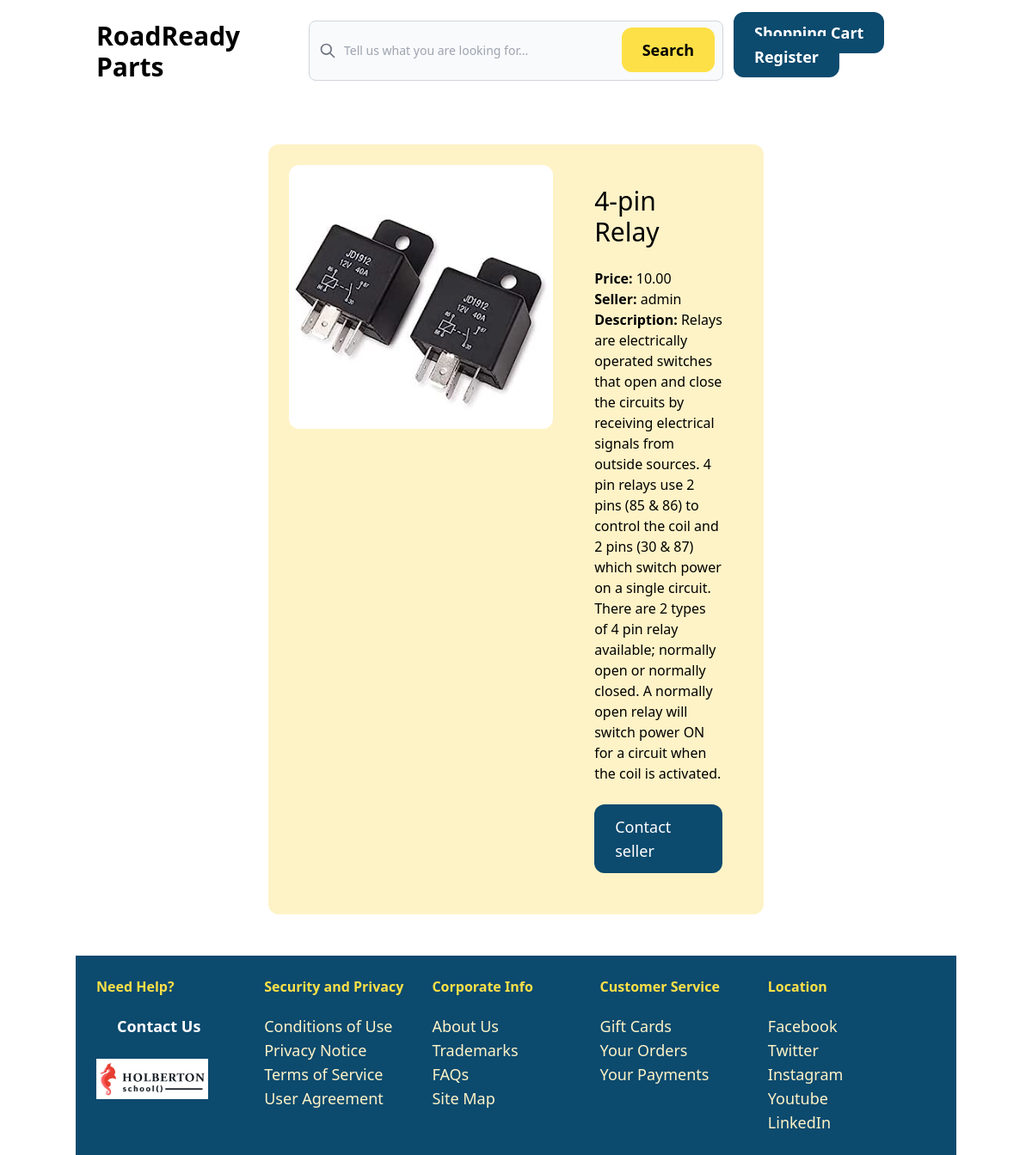
The page /items/7/ on the database its author committed.
### item/models.py (models this page shows, shortened)
class Item(models.Model):
    category = models.ForeignKey(Category, related_name='items', on_delete=models.CASCADE)
    name = models.CharField(max_length=255)
    description = models.TextField(blank=True)
    price = models.DecimalField(max_digits=6, decimal_places=2)
    image = models.ImageField(upload_to='items', blank=True, null=True)
    is_sold = models.BooleanField(default=False)
    created_by = models.ForeignKey('auth.User', related_name='items', on_delete=models.CASCADE)
    created_at = models.DateTimeField(auto_now_add=True)

### item/views.py (the view)
# urls.py: path('<int:pk>/', views.detail, name='detail'),
def detail(request, pk):
    item = get_object_or_404(Item, pk=pk)
    related_items = Item.objects.filter(category=item.category, is_sold=False).exclude(pk=pk)[0:3]
    return render(request, 'item/detail.html', {
        'item': item,
        'related_items': related_items
    })

### item/templates/item/detail.html (shortened to what this page needs)
{% extends 'core/base.html' %}
{% block content %}
    <div class="grid grid-cols-5 gap-6 w-1/2 my-6 mx-auto p-6 bg-amber-100 rounded-xl">
        <div class="col-span-3">
            <img src="{{ item.image.url }}" class="rounded-xl">
        </div>
        <div class="col-span-2 p-6 rounded-xl">
            <h1 class="mb-6 text-3xl">{{ item.name }}</h1>
            <p><strong>Price: </strong>{{ item.price }}</p>
            <p><strong>Seller: </strong>{{ item.created_by }}</p>
            {% if item.description %}
                <p><strong>Description: </strong>{{ item.description }}</p>
            {% endif %}
            {% if request.user == item.created_by %}
                <div>
                    <a href="{% url 'item:edit' item.id %}"
                        class="inline-block mt-6 px-6 py-3 text-lg bg-sky-900 text-white rounded-xl hover:bg-yellow-300 hover:text-black">Edit</a>
                    <a href="{% url 'item:delete' item.id %}" class="inline-block mt-6 px-6 py-3 text-lg bg-sky-900 text-white rounded-xl hover:bg-yellow-300 hover:text-black">Delete</a>
                </div>
            {% else %}
                <a href="{% url 'core:contact' %}" class="inline-block mt-6 px-6 py-3 text-lg bg-sky-900 text-white rounded-xl hover:bg-yellow-300 hover:text-black">Contact seller</a>
            {% endif %}
        </div>
    </div>
{% endblock %}

### rows shown on the page
Item: image (picture), name "4-pin Relay", price "10.00", created_by "admin", description "Relays are electrically operated switches that open and close the circuits by receiving electrical signals from outside sources. 4 pin relays use 2 pins (85 & 86) to control the coil and 2 pins (30 & 87) which switch power on a single circuit. There are 2 types of 4 pin relay available; normally open or normally closed. A normally open relay will switch power ON for a circuit when the coil is activated."
